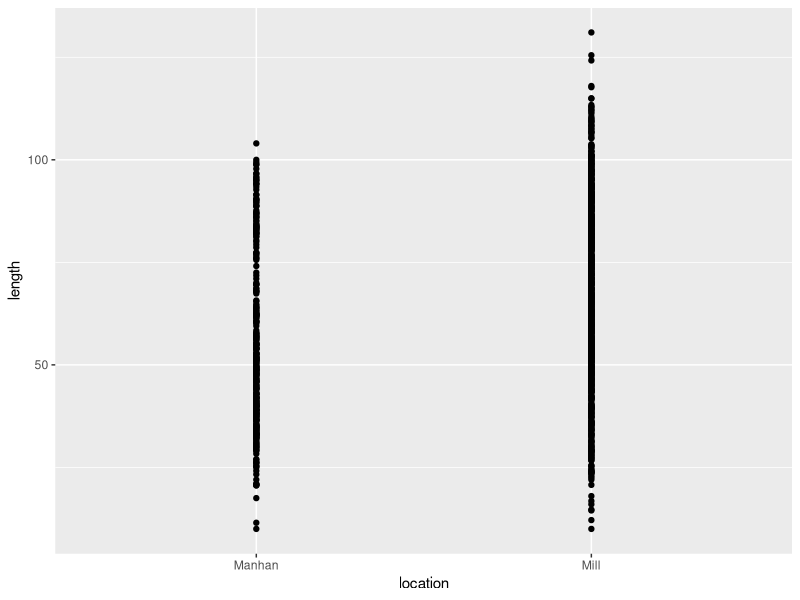

Write R code to recreate this figure.
# load the necessary packages
library(ggplot2) # for graphing
library(ggbeeswarm) # for jittering the data

# import the data
mussels <- read.csv("data/mussels.csv")

# simple graph with jittered points
ggplot(                          # ggplot function makes the plot
  data=mussels,                  # give the name of the data to use here
  aes(x=location, y=length)) +   # aes = aesthetics, define x and y variables here
  geom_point()                   # graphs a point for each row of data